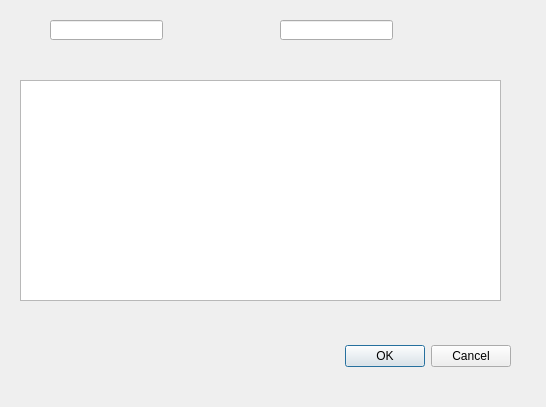
<?xml version="1.0" encoding="UTF-8"?>
<ui version="4.0">
 <class>ventanaPeliculasRentadasCliente</class>
 <widget class="QDialog" name="ventanaPeliculasRentadasCliente">
  <property name="geometry">
   <rect>
    <x>0</x>
    <y>0</y>
    <width>546</width>
    <height>407</height>
   </rect>
  </property>
  <property name="windowTitle">
   <string>Dialog</string>
  </property>
  <widget class="QDialogButtonBox" name="buttonBox">
   <property name="geometry">
    <rect>
     <x>170</x>
     <y>340</y>
     <width>341</width>
     <height>32</height>
    </rect>
   </property>
   <property name="orientation">
    <enum>Qt::Horizontal</enum>
   </property>
   <property name="standardButtons">
    <set>QDialogButtonBox::Cancel|QDialogButtonBox::Ok</set>
   </property>
  </widget>
  <widget class="QTableView" name="tableView">
   <property name="geometry">
    <rect>
     <x>20</x>
     <y>80</y>
     <width>481</width>
     <height>221</height>
    </rect>
   </property>
  </widget>
  <widget class="QLineEdit" name="lineEditNombreclienteVentanaPeliculasRentadas">
   <property name="geometry">
    <rect>
     <x>280</x>
     <y>20</y>
     <width>113</width>
     <height>20</height>
    </rect>
   </property>
  </widget>
  <widget class="QLineEdit" name="lineEditNumeroNotaVentanaPeliculasRentadas">
   <property name="geometry">
    <rect>
     <x>50</x>
     <y>20</y>
     <width>113</width>
     <height>20</height>
    </rect>
   </property>
  </widget>
 </widget>
 <resources/>
 <connections>
  <connection>
   <sender>buttonBox</sender>
   <signal>accepted()</signal>
   <receiver>ventanaPeliculasRentadasCliente</receiver>
   <slot>accept()</slot>
   <hints>
    <hint type="sourcelabel">
     <x>248</x>
     <y>254</y>
    </hint>
    <hint type="destinationlabel">
     <x>157</x>
     <y>274</y>
    </hint>
   </hints>
  </connection>
  <connection>
   <sender>buttonBox</sender>
   <signal>rejected()</signal>
   <receiver>ventanaPeliculasRentadasCliente</receiver>
   <slot>reject()</slot>
   <hints>
    <hint type="sourcelabel">
     <x>316</x>
     <y>260</y>
    </hint>
    <hint type="destinationlabel">
     <x>286</x>
     <y>274</y>
    </hint>
   </hints>
  </connection>
 </connections>
</ui>
